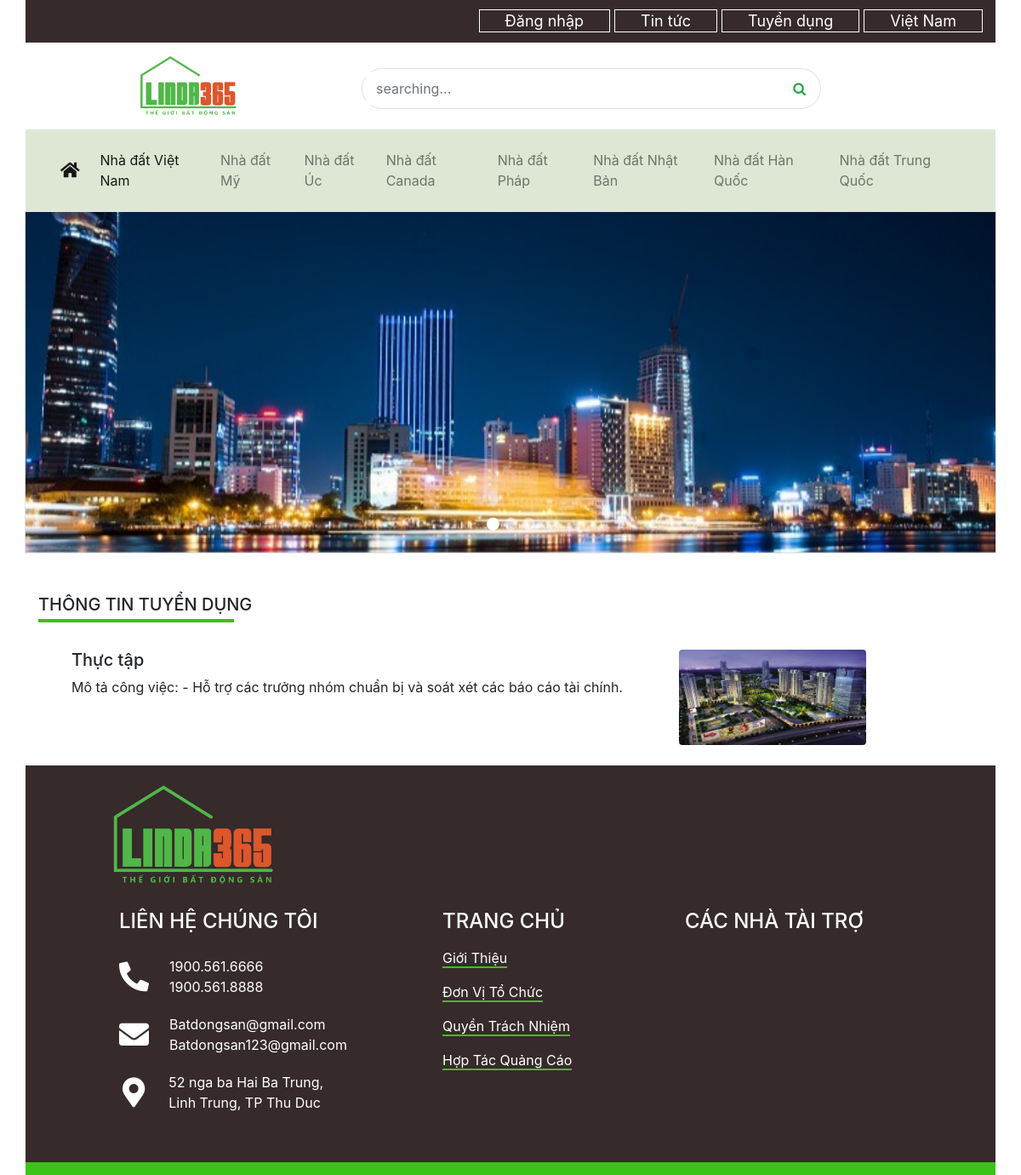
The page /index.php?quanly=tuyendung on the database its author committed.
### tables this page shows
CREATE TABLE `danhmuc_vieclam` (
  `id_viec` int(11) NOT NULL,
  `tenviec` varchar(100) NOT NULL,
  `hinhanh` varchar(50) NOT NULL,
  `mota` text NOT NULL,
  `trangthai` varchar(50) NOT NULL
);

### public/career.php (called while the page is built)
<?php
include "pages/Home/Slider.php";
include "pages/Career/career.php";
?>

### pages/Career/career.php (the view)
<?php
include $_SERVER["DOCUMENT_ROOT"] . "/PHP/Linda365/connecting/Ketnoi.php";
$sql = "SELECT * FROM danhmuc_vieclam WHERE trangthai = 'Kích hoạt' ORDER BY id_viec DESC LIMIT 5";
$query = mysqli_query($connect, $sql);
?>
<div class="container">
    <div class="news mt-5">
        <h5>THÔNG TIN TUYỂN DỤNG</h5>
    </div>
    <div class="container">
        <div class="row">
            <div class="col">
                <?php
                    while ($row = mysqli_fetch_array($query)) {
                    ?>
                <div class="container p-2">
                    <div class="row">
                        <div class="col-8">
                            <div class="p-3">
                                <p class="h5"><?= $row["tenviec"] ?></p>
                                <p>
                                    <?= $row["mota"] ?>
                                </p>
                            </div>
                        </div>
                        <div class="col-4 p-3">
                            <img src="./img/career/<?= $row["hinhanh"] ?>" class="rounded" width="220px" alt="ảnh <?= $row["tenviec"] ?>">
                        </div>
                    </div>
                </div>
                <?php }?>
            </div>
        </div>
    </div>
</div>

### framework/selector.css (style rules this page uses)
* { padding: 0; text-decoration: none; font-family: -apple-system, BlinkMacSystemFont, "Segoe UI", Roboto, Oxygen, Ubuntu, Cantarell, "Open Sans", "Helvetica Neue", sans-serif; }
.news > h5::after { content: ""; border: rgb(58, 196, 23) solid 2px; display: table; margin-top: 5px; min-width: 230px; }

### rows shown on the page
danhmuc_vieclam: tenviec "Thực tập", mota "Mô tả công việc: - Hỗ trợ các trưởng nhóm chuẩn bị và soát xét các báo cáo tài chính.", hinhanh (picture)
